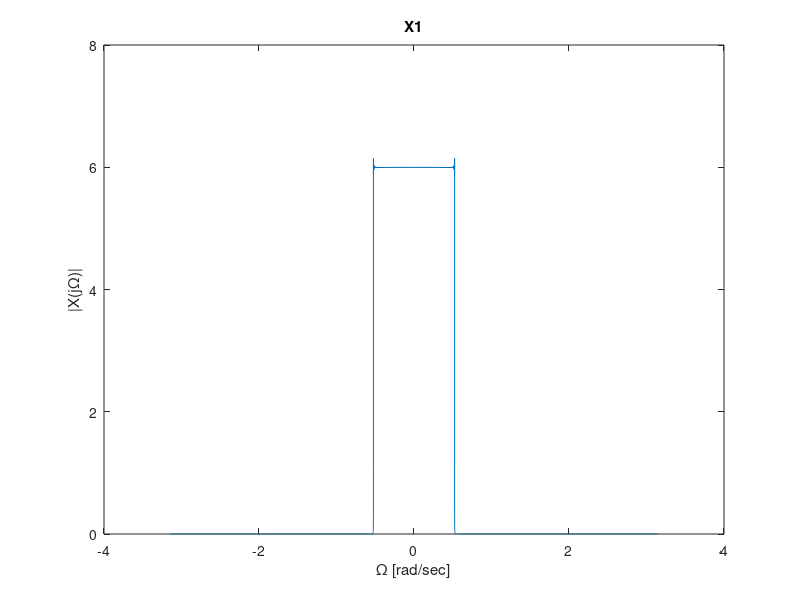
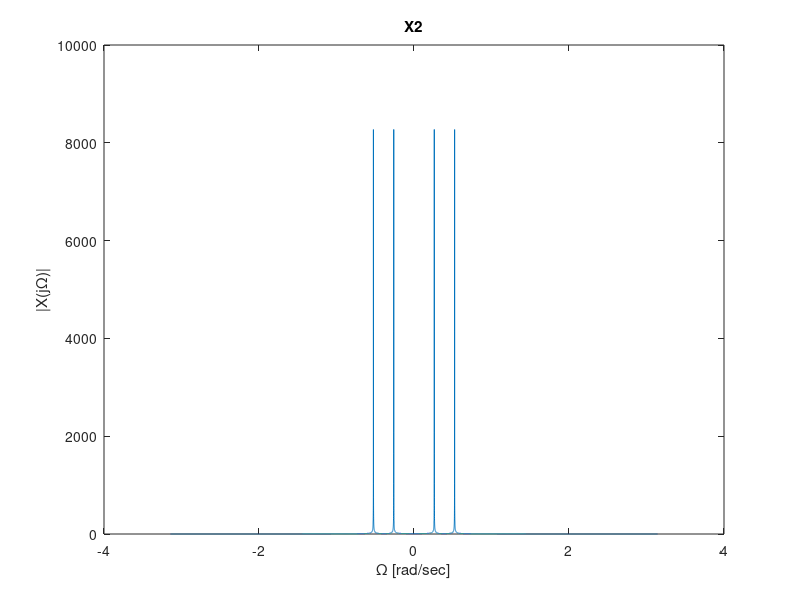

These figures' MATLAB source, in order: (Note: this script raises an error after producing the figures.)
%Part c question a 
% as we did in part 2 we will use the fft and fftshift to  calculate all the Transfer
% functions of xi
t = -10000:10000-1;
x1 = sinc(t/6);
x2 = cos(pi/12*t)+sin(pi/6*t);
X1 = fftshift(fft(x1));
X2 = fftshift(fft(x2));
omega = linspace(-pi,pi,length(t));


figure
plot(omega,abs(X1));
title('X1');
xlabel('\Omega [rad/sec]');
ylabel('|X(j\Omega)|');
ylim([0 8]);

figure
plot(omega,abs(X2));
title('X2');
xlabel('\Omega [rad/sec]');
ylabel('|X(j\Omega)|');

%Part c question d
% we will pick Ts = 2, amd we will smaple the original signals every 2
% sec , and put it in our new discrete signals 
T = 2; 
n = -5000:5000-1;
w = linspace(-pi,pi,length(n));
x1_n = x_sample(T,x1,1,w);
x2_n = x_sample(T,x2,2,w);


%Part c question e 
x1_new = zeros(1,20000);
x2_new = zeros(1,20000);


%now we make all the LPF for the diffrent kinds of reconstructions 
h_r = sinc(t/T); % for the ideal 
h_0 = zeros(1,20000); %
h_0(1:T) = 1; %for the zoh
h_1 = tripuls(t,2*T); % for the foh


for i = 1 : 20000 % padding the xi sampled with zeros between two sample so we could get 
    %a vector of the same size of the original xi vector
    if (mod(i,T) == 0)
        x1_new(i) = x1_n(i/T);
        x2_new(i) = x2_n(i/T);
    end
end

%reconstructions with convolution and fft and ifft

x_ideal_r_1 = conv(x1_new,h_r,'same');
x_ideal_r_2 = conv(x2_new,h_r,'same'); 
X1_zoh = fftshift(fft(x1_new)).*fftshift(fft(h_0));
x1_zoh = ifft(ifftshift(X1_zoh));
X2_zoh = fftshift(fft(x2_new)).*fftshift(fft(h_0));
x2_zoh = ifft(ifftshift(X2_zoh));
x1_foh = conv(x1_new,h_1,'same'); 
x2_foh = conv(x2_new,h_1,'same');

plot_rec(x1, x2, x_ideal_r_1, x_ideal_r_2, x1_zoh, x2_zoh, x1_foh, x2_foh);


%Part c question F
%section D
T = 9; 
n = -5000:5000-1;
w = linspace(-pi,pi,length(n));
x1_n = x_sample(T,x1,1,w);
x2_n = x_sample(T,x2,2,w);

%section E
x1_new = zeros(1,20000);
x2_new = zeros(1,20000);

h_r = sinc(t/T); % for the ideal 
h_0 = zeros(1,20000);
h_0(1:T) = 1; %for the zoh
h_1 = tripuls(t,2*T); % for the foh

for i = 1 : 20000
    %a vector of the same size of the original xi vector
    if (mod(i,T) == 0)
        x1_new(i) = x1_n(i/T);
        x2_new(i) = x2_n(i/T);
    end
end

x_ideal_r_1 = conv(x1_new,h_r,'same');
x_ideal_r_2 = conv(x2_new,h_r,'same'); 
X1_zoh = fftshift(fft(x1_new)).*fftshift(fft(h_0));
x1_zoh = ifft(ifftshift(X1_zoh));
X2_zoh = fftshift(fft(x2_new)).*fftshift(fft(h_0));
x2_zoh = ifft(ifftshift(X2_zoh));
x1_foh = conv(x1_new,h_1,'same'); 
x2_foh = conv(x2_new,h_1,'same');

plot_rec(x1, x2, x_ideal_r_1, x_ideal_r_2, x1_zoh, x2_zoh, x1_foh, x2_foh);


% all the plots of the diffrent mathods with the original signals
function plot_rec(x1, x2, x_ideal_r_1, x_ideal_r_2, x1_zoh, x2_zoh, x1_foh, x2_foh)

    figure
    plot(t,x_ideal_r_1,"--",'LineWidth',2);
    hold on 
    plot(t,x1);
    hold off
    xlabel('t[sec]');
    legend('x ideal r 1','x1');
    ylabel('x');
    title("ideal reconstruction of the signal x1");
    xlim([-40 40]);


    figure
    plot(t,x_ideal_r_2,"--",'LineWidth',2);
    hold on
    plot(t,x2);
    hold off 
    xlabel('t[sec]');
    legend('x ideal r 2','x2');
    ylabel('x');
    title("ideal reconstruction of the signal x2");
    xlim([-40 40]);


    figure
    stairs(t,x1_zoh,"--",'LineWidth',2);
    hold on
    plot(t,x1);
    hold off
    xlabel('t[sec]');
    legend('x zoh 1','x1');
    ylabel('x');
    title("zoh reconstruction of the signal x1");
    xlim([-40 40]);


    figure
    stairs(t,x2_zoh,"--",'LineWidth',2);
    hold on
    plot(t,x2);
    hold off
    xlabel('t[sec]');
    legend('x zoh 2','x2');
    ylabel('x');
    title("zoh reconstruction of the signal x2");
    xlim([-40 40]);

    figure
    plot(t,x1_foh,"--",'LineWidth',2);
    hold on
    plot(t,x1);
    hold off
    xlabel('t[sec]');
    legend('x foh 1','x1');
    ylabel('x');
    title("foh reconstruction of the signal x1");
    xlim([-40 40]);

    figure
    plot(t,x2_foh,"--",'LineWidth',2);
    hold on
    plot(t,x2);
    hold off
    xlabel('t[sec]');
    legend('x foh 2','x2');
    ylabel('x');
    title("foh reconstruction of the signal x2");
    xlim([-40 40]);
end

function x_n = x_sample(T,x,y,w)
    x_n = zeros(1,10000);
    for i = 1 : 10000 % sampling the continues signal every T sec  
        x_n(i) = x(i*T);
    end
    X_n = fftshift(fft(x_n));
    figure
    plot(w,abs(X_n));
    title("X" +y);
    xlabel('\Omega [rad/sec]');
    ylabel('| X(e^{jw}) |');
    xlim([-4 4]);
end